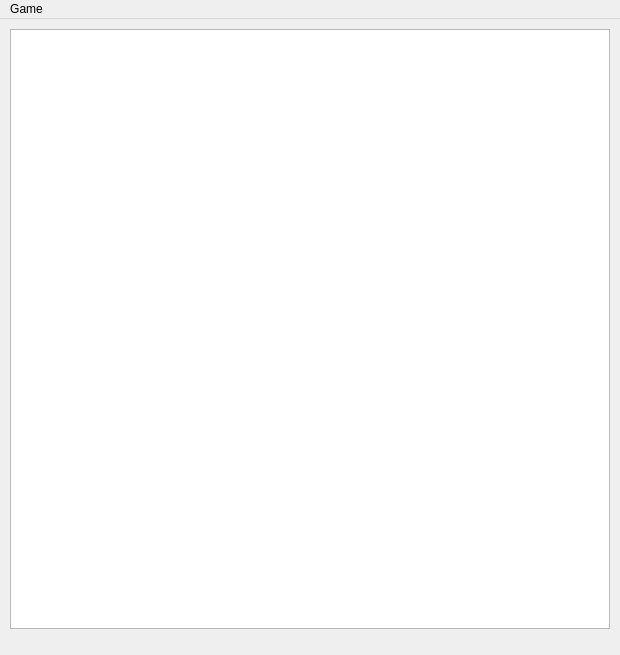
<?xml version="1.0" encoding="UTF-8"?>
<ui version="4.0">
 <class>MainWindow</class>
 <widget class="QMainWindow" name="MainWindow">
  <property name="geometry">
   <rect>
    <x>0</x>
    <y>0</y>
    <width>620</width>
    <height>655</height>
   </rect>
  </property>
  <property name="windowTitle">
   <string>MainWindow</string>
  </property>
  <widget class="QWidget" name="centralWidget">
   <widget class="QLabel" name="gameName">
    <property name="geometry">
     <rect>
      <x>0</x>
      <y>0</y>
      <width>500</width>
      <height>500</height>
     </rect>
    </property>
    <property name="font">
     <font>
      <pointsize>32</pointsize>
      <weight>75</weight>
      <bold>true</bold>
     </font>
    </property>
    <property name="layoutDirection">
     <enum>Qt::LeftToRight</enum>
    </property>
    <property name="text">
     <string>Sokoban</string>
    </property>
    <property name="alignment">
     <set>Qt::AlignCenter</set>
    </property>
   </widget>
   <widget class="QGraphicsView" name="scenario">
    <property name="geometry">
     <rect>
      <x>10</x>
      <y>10</y>
      <width>600</width>
      <height>600</height>
     </rect>
    </property>
    <property name="sizePolicy">
     <sizepolicy hsizetype="Fixed" vsizetype="Fixed">
      <horstretch>0</horstretch>
      <verstretch>0</verstretch>
     </sizepolicy>
    </property>
   </widget>
  </widget>
  <widget class="QMenuBar" name="menuBar">
   <property name="geometry">
    <rect>
     <x>0</x>
     <y>0</y>
     <width>620</width>
     <height>35</height>
    </rect>
   </property>
   <widget class="QMenu" name="menuPlay">
    <property name="title">
     <string>Game</string>
    </property>
    <addaction name="actionNew_Game"/>
    <addaction name="actionMap_Editor"/>
   </widget>
   <addaction name="menuPlay"/>
  </widget>
  <action name="actionNew_Game">
   <property name="text">
    <string>New Game</string>
   </property>
  </action>
  <action name="actionMap_Editor">
   <property name="text">
    <string>Map Editor</string>
   </property>
  </action>
 </widget>
 <layoutdefault spacing="6" margin="11"/>
 <resources/>
 <connections/>
</ui>
